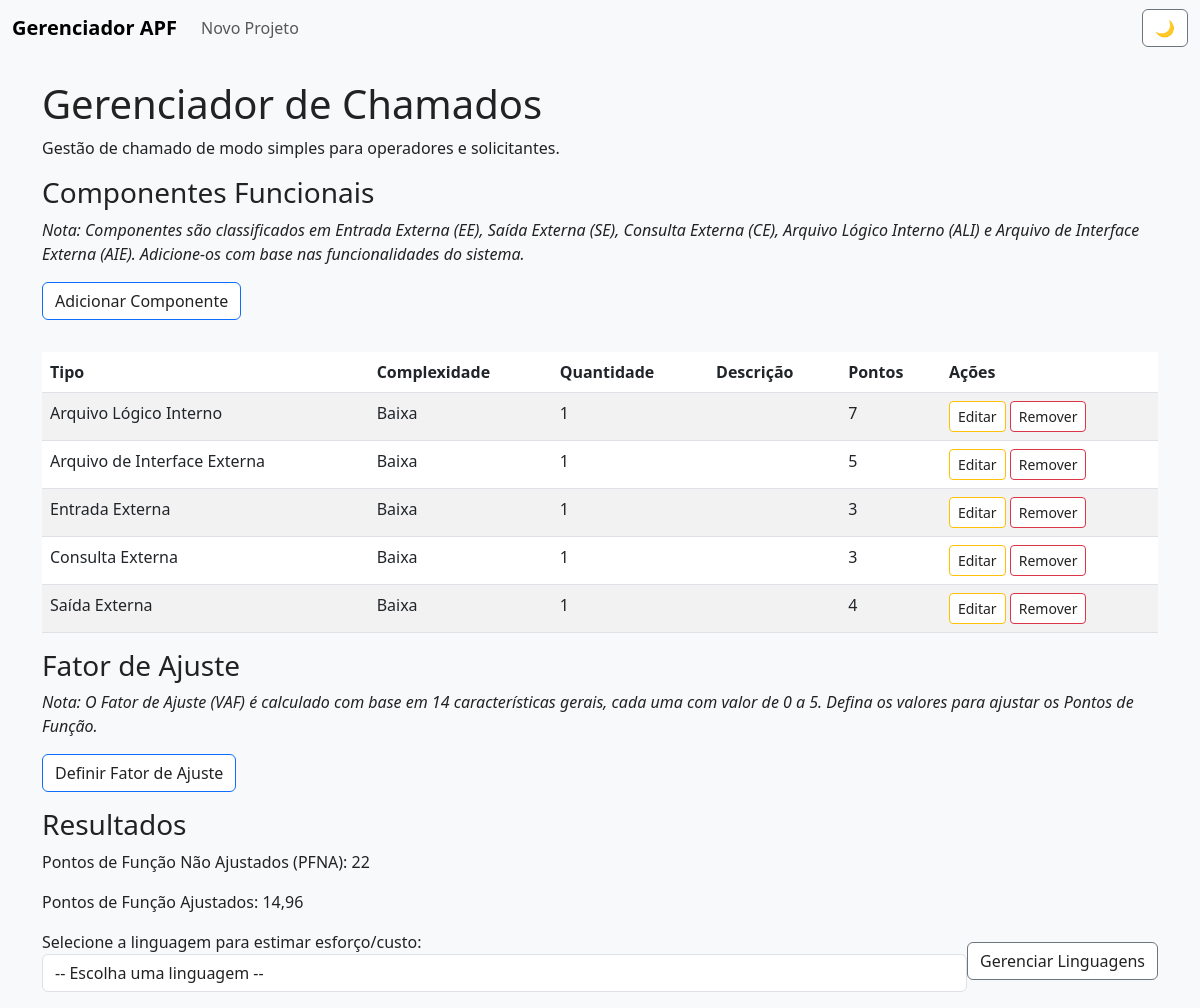
/projeto/1/, run on the app's committed database.
### apf/models/projeto.py (models this page shows, shortened)
class Projeto(models.Model):
    nome = models.CharField(
        max_length=100
    )
    descricao = models.TextField(
        blank=True
    )
    data_criacao = models.DateTimeField(
        auto_now_add=True
    )
    class Meta:
        db_table = 'projetos'
        verbose_name = 'Projeto'
        verbose_name_plural = 'Projetos'
    def calcular_pfna(self):
        return sum(componente.calcular_pontos() for componente in self.pontofuncao_set.all())
    def calcular_vaf(self):
        try:
            ajuste = self.fatores_ajuste
            total_caracteristicas = sum([
                ajuste.comunicacao_dados,
                ajuste.processamento_distribuido,
                ajuste.desempenho,
                ajuste.configuracao_equipamento,
                ajuste.volume_transacoes,
                ajuste.entrada_dados_online,
                ajuste.eficiencia_usuario_final,
                ajuste.atualizacao_online,
                ajuste.processamento_complexo,
                ajuste.reusabilidade,
                ajuste.facilidade_instalacao,
                ajuste.facilidade_operacao,
                ajuste.multiplos_locais,
                ajuste.facilidade_mudanca
            ])
            return 0.65 + (0.01 * total_caracteristicas)
        except Exception:
            return 1.0
    def calcular_pf_ajustado(self):
        return self.calcular_pfna() * self.calcular_vaf()

### apf/models/ponto_de_funcao.py (models this page shows)
class PontoFuncao(models.Model):
    TIPOS_COMPONENTE = (
        ('EE', 'Entrada Externa'),
        ('SE', 'Saída Externa'),
        ('CE', 'Consulta Externa'),
        ('ALI', 'Arquivo Lógico Interno'),
        ('AIE', 'Arquivo de Interface Externa'),
    )
    COMPLEXIDADES = (
        ('LOW', 'Baixa'),
        ('MEDIUM', 'Média'),
        ('HIGH', 'Alta'),
    )
    projeto = models.ForeignKey(Projeto, on_delete=models.CASCADE)
    tipo_componente = models.CharField(max_length=3, choices=TIPOS_COMPONENTE)
    complexidade = models.CharField(max_length=10, choices=COMPLEXIDADES)
    quantidade = models.PositiveIntegerField(default=1)
    descricao = models.CharField(max_length=255, blank=True, help_text="Descrição do componente ou referência.")
    class Meta:
        db_table = 'pontos_funcao'
        verbose_name = 'Ponto de Função'
        verbose_name_plural = 'Pontos de Função'
    def calcular_pontos(self):
        pesos = {
            'EE': {'LOW': 3, 'MEDIUM': 4, 'HIGH': 6},
            'SE': {'LOW': 4, 'MEDIUM': 5, 'HIGH': 7},
            'CE': {'LOW': 3, 'MEDIUM': 4, 'HIGH': 6},
            'ALI': {'LOW': 7, 'MEDIUM': 10, 'HIGH': 15},
            'AIE': {'LOW': 5, 'MEDIUM': 7, 'HIGH': 10},
        }
        return pesos[self.tipo_componente][self.complexidade] * self.quantidade

### apf/views/projeto.py (the view, shortened to what this page needs)
# urls.py: path('projeto/<int:pk>/', ProjetoDetailView.as_view(), name='project_detail'),
class ProjetoDetailView(DetailView):
    model = Projeto
    template_name = 'projeto/detalhe.html'
    def get_context_data(self, **kwargs):
        componentes_do_projeto = self.object.pontofuncao_set.all()
        context = super().get_context_data(**kwargs)
        context['componentes'] = componentes_do_projeto
        context['ponto_funcao_form'] = PontoFuncaoForm()
        context['fator_ajuste_form'] = FatorAjusteForm()
        linguagens = Linguagem.objects.all()
        context['linguagens'] = linguagens
        linguagem_id = self.request.GET.get('linguagem')
        linguagem_selecionada = None
        estimativa = None
        if componentes_do_projeto.exists():
            try:
                context['pfna'] = self.object.calcular_pfna()
                context['vaf'] = self.object.calcular_vaf()
                context['pf_ajustado'] = self.object.calcular_pf_ajustado()
            except Exception as e:
                logger.error(f"Erro ao calcular PF para projeto {self.object.id}: {str(e)}")
                context['erro'] = "Erro ao calcular Pontos de Função."
        else:
            context['erro'] = "Dados insuficientes para calcular Pontos de Função."
        context['linguagem_selecionada'] = linguagem_selecionada
        context['estimativa'] = estimativa
        return context

### apf/forms/ponto_de_funcao.py
class PontoFuncaoForm(forms.ModelForm):
    class Meta:
        model = PontoFuncao
        fields = ['tipo_componente', 'complexidade', 'quantidade', 'descricao']

### apf/forms/fator_de_ajuste.py
class FatorAjusteForm(forms.ModelForm):
    class Meta:
        model = FatorAjuste
        fields = [
            'comunicacao_dados',
            'processamento_distribuido',
            'desempenho',
            'configuracao_equipamento',
            'volume_transacoes',
            'entrada_dados_online',
            'eficiencia_usuario_final',
            'atualizacao_online',
            'processamento_complexo',
            'reusabilidade',
            'facilidade_instalacao',
            'facilidade_operacao',
            'multiplos_locais',
            'facilidade_mudanca',
        ]
        widgets = {field: forms.NumberInput(attrs={'min': 0, 'max': 5}) for field in fields}

### apf/templates/projeto/detalhe.html (shortened to what this page needs)
{% extends 'base.html' %}
{% block content %}
<h1>{{ object.nome }}</h1>
<p>{{ object.descricao }}</p>
<h3>Componentes Funcionais</h3>
<p><em>Nota: Componentes são classificados em Entrada Externa (EE), Saída Externa (SE), Consulta Externa (CE), Arquivo
        Lógico Interno (ALI) e Arquivo de Interface Externa (AIE). Adicione-os com base nas funcionalidades do
        sistema.</em></p>
<a href="{% url 'component_create' object.id %}" class="btn btn-primary mb-3">Adicionar Componente</a>
<table class="table table-striped mt-3">
    <thead>
        <tr>
            <th>Tipo</th>
            <th>Complexidade</th>
            <th>Quantidade</th>
            <th>Descrição</th>
            <th>Pontos</th>
            <th>Ações</th>
        </tr>
    </thead>
    <tbody>
        {% for componente in componentes %}
        <tr>
            <td>{{ componente.get_tipo_componente_display }}</td>
            <td>{{ componente.get_complexidade_display }}</td>
            <td>{{ componente.quantidade }}</td>
            <td>{{ componente.descricao }}</td>
            <td>{{ componente.calcular_pontos }}</td>
            <td>
                <a href="{% url 'component_edit' componente.id %}" class="btn btn-sm btn-warning">Editar</a>
                <a href="{% url 'component_delete' componente.id %}" class="btn btn-sm btn-danger" onclick="return confirm('Tem certeza que deseja remover este ponto de função?');">Remover</a>
            </td>
        </tr>
        {% empty %}
        <tr>
            <td colspan="6">Nenhum componente cadastrado.</td>
        </tr>
        {% endfor %}
    </tbody>
</table>
<h3>Fator de Ajuste</h3>
<p><em>Nota: O Fator de Ajuste (VAF) é calculado com base em 14 características gerais, cada uma com valor de 0 a 5.
        Defina os valores para ajustar os Pontos de Função.</em></p>
{% if object.fatorajuste_set.exists %}
<p>VAF: {{ vaf|floatformat:2 }}</p>
{% else %}
<a href="{% url 'adjustment_create' object.id %}" class="btn btn-primary mb-3">Definir Fator de Ajuste</a>
{% endif %}
<h3>Resultados</h3>
{% if erro %}
<div class="alert alert-danger">{{ erro }}</div>
{% else %}
<p>Pontos de Função Não Ajustados (PFNA): {{ pfna }}</p>
<p>Pontos de Função Ajustados: {{ pf_ajustado|floatformat:2 }}</p>
<div class="d-flex align-items-center mb-3">
    <form method="get" class="flex-grow-1 mr-2">
        <div class="form-group mb-0">
            <label for="linguagem">Selecione a linguagem para estimar esforço/custo:</label>
            <select name="linguagem" id="linguagem" class="form-control" onchange="this.form.submit()">
                <option value="">-- Escolha uma linguagem --</option>
            </select>
        </div>
    </form>
    <a href="{% url 'linguagem_list' %}" class="btn btn-secondary ml-2">Gerenciar Linguagens</a>
</div>
{% endif %}
{% endblock %}

### apf/templates/base.html (shortened to what this page needs)
<!DOCTYPE html>
<html lang="pt-br">
<head>
    <link href="https://cdn.jsdelivr.net/npm/bootstrap@5.3.0/dist/css/bootstrap.min.css" rel="stylesheet">
    {% load static %}
    <link href="{% static 'css/styles.css' %}" rel="stylesheet">
</head>
<body>
    <nav class="navbar navbar-expand-lg navbar-light bg-light">
        <div class="container-fluid">
            <a class="navbar-brand" href="{% url 'project_list' %}">Gerenciador APF</a>
            <div class="navbar-nav">
                <a class="nav-link" href="{% url 'project_create' %}">Novo Projeto</a>
            </div>
            <button id="theme-toggle" class="btn btn-outline-secondary ms-auto" type="button" title="Alternar tema">
                <span id="theme-icon">🌙</span>
            </button>
        </div>
    </nav>
    <div class="container mt-4">
        {% block content %}
        {% endblock %}
    </div>
</body>
</html>

### static/css/styles.css (style rules this page uses)
:root { --bg-color: #f8f9fa; --text-color: #222; --primary-color: #0d6efd; --secondary-color: #6c757d; --card-bg: #fff; --border-color: #dee2e6; }
body { background-color: var(--bg-color); color: var(--text-color); }
.navbar-brand { font-weight: bold; }
.card, .table, .form-control, .btn, .alert { background-color: var(--card-bg) !important; color: var(--text-color) !important; }

### data on the page
Projeto: nome "Gerenciador de Chamados", descricao "Gestão de chamado de modo simples para operadores e solicitantes."
PontoFuncao: tipo_componente "Arquivo Lógico Interno", complexidade "Baixa", quantidade "1", calcular_pontos "7"
PontoFuncao: tipo_componente "Arquivo de Interface Externa", complexidade "Baixa", quantidade "1", calcular_pontos "5"
PontoFuncao: tipo_componente "Entrada Externa", complexidade "Baixa", quantidade "1", calcular_pontos "3"
PontoFuncao: tipo_componente "Consulta Externa", complexidade "Baixa", quantidade "1", calcular_pontos "3"
PontoFuncao: tipo_componente "Saída Externa", complexidade "Baixa", quantidade "1", calcular_pontos "4"

### other printed values
{{ pfna }} "22"
{{ pf_ajustado|floatformat:2 }} "14,96"
